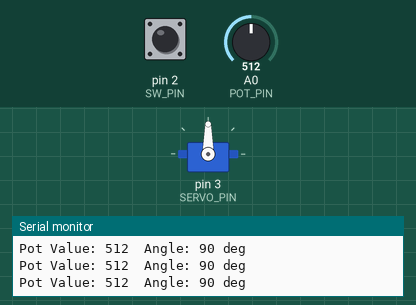
Simulated run of this sketch. Board: Arduino Uno, built with avr-gcc and run on an emulated ATmega328P. Shown: servo, the last lines printed to the serial monitor. The inputs (shaded band) are chosen by the test bench; at power-on: A0 (POT_PIN) = 512, pin 2 (SW_PIN) HIGH.

Above: at 1.2 s.
1.3 s: A0 (POT_PIN) set to 105
At 1.7 s:
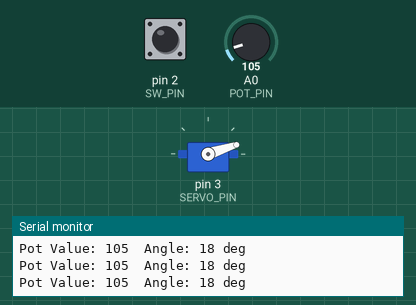
2.8 s: A0 (POT_PIN) set to 88
At 3.4 s:
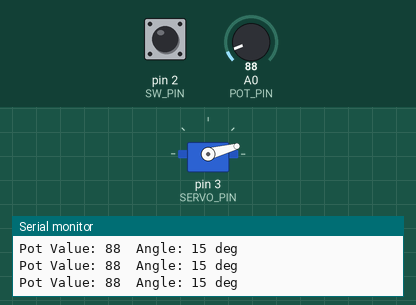
5.8 s: A0 (POT_PIN) set to 122
At 6.7 s:
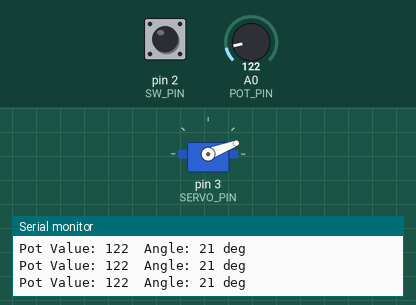
7.3 s: A0 (POT_PIN) set to 560
At 8.4 s:
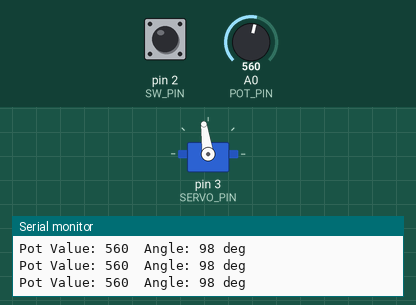
10.3 s: A0 (POT_PIN) set to 585
At 10.7 s:
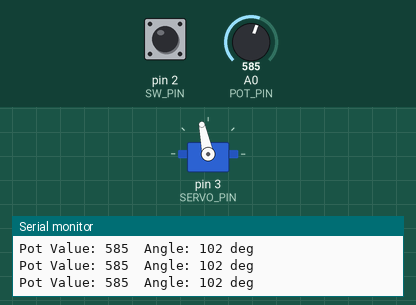
11.8 s: pin 2 (SW_PIN) pulled LOW for 0.15 s
At 11.98 s:
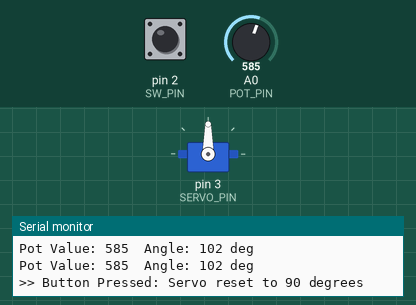
Timing chart, 0 to 14.6 s (numbered marks = the images above; inputs shaded):
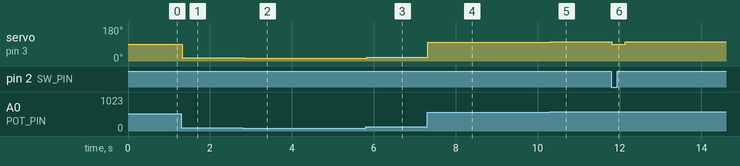

The sketch:

Servo_Poti_PB_rest.ino
```cpp
#include <Servo.h>

// ── Pin Definitions ──────────────────────────────────────
const int POT_PIN   = A0;
const int SW_PIN    = 2;
const int SERVO_PIN = 3;

// ── Constants ────────────────────────────────────────────
const int CENTER_ANGLE    = 90;
const int ANGLE_THRESHOLD = 2;   // Ignore changes smaller than 2 degrees
const int NUM_SAMPLES     = 5;   // Readings to average for smoothing

// ── Variables ────────────────────────────────────────────
Servo myServo;
int servoAngle = CENTER_ANGLE;
int lastAngle  = CENTER_ANGLE;

// ── Smoothing Function ───────────────────────────────────
int smoothRead(int pin) {
  long total = 0;
  for (int i = 0; i < NUM_SAMPLES; i++) {
    total += analogRead(pin);
    delay(2);
  }
  return total / NUM_SAMPLES;
}

void setup() {
  Serial.begin(9600);
  pinMode(SW_PIN, INPUT_PULLUP);
  myServo.attach(SERVO_PIN);
  myServo.write(CENTER_ANGLE);
  Serial.println("Potentiometer Servo Control Ready");
  Serial.println("---------------------------------");
}

void loop() {

  // ── Read Smoothed Potentiometer Value ───────────────────
  int potValue = smoothRead(POT_PIN);
  int buttonState = digitalRead(SW_PIN);

  // ── Button: Reset to Center ─────────────────────────────
  if (buttonState == LOW) {
    servoAngle = CENTER_ANGLE;
    myServo.write(servoAngle);
    lastAngle = servoAngle;
    Serial.println(">> Button Pressed: Servo reset to 90 degrees");
    delay(300);
    return;
  }

  // ── Map Potentiometer to Servo Angle ────────────────────
  int targetAngle = map(potValue, 0, 1023, 0, 180);
  targetAngle = constrain(targetAngle, 0, 180);

  // ── Threshold Filter ────────────────────────────────────
  // Only move servo if change is meaningful
  if (abs(targetAngle - lastAngle) >= ANGLE_THRESHOLD) {
    servoAngle = targetAngle;
  }

  // ── Update Servo Only When Angle Changed ────────────────
  if (servoAngle != lastAngle) {
    myServo.write(servoAngle);
    lastAngle = servoAngle;
  }

  // ── Serial Output ───────────────────────────────────────
  Serial.print("Pot Value: ");  Serial.print(potValue);
  Serial.print("  Angle: ");    Serial.print(servoAngle);
  Serial.println(" deg");

  delay(15);
}
```

Measured:
- after the input at 1.3 s, servo on pin 3 (SERVO_PIN): 90° → 18° at once
- after the input at 2.8 s, servo on pin 3 (SERVO_PIN): 18° → 15° at once
- after the input at 5.8 s, servo on pin 3 (SERVO_PIN): 15° → 21° at once
- after the input at 7.3 s, servo on pin 3 (SERVO_PIN): 21° → 98° at once
- after the input at 10.3 s, servo on pin 3 (SERVO_PIN): 98° → 102° at once
- after the input at 11.8 s, servo on pin 3 (SERVO_PIN): 102° → 90° at once, → 102° 0.33 s later
